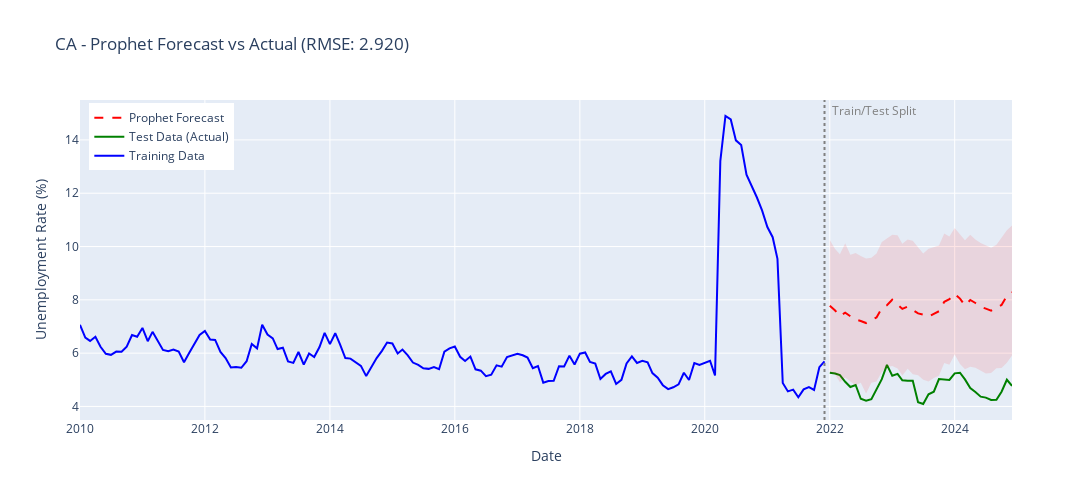

The notebook cell this image was saved under:
### Markdown cell above
## 6. Prophet Forecasting (Alternative Method)

### Code cell
if ANALYSIS_MODE == 'single-state' and prophet_available: print(f"Fitting Prophet model for {SELECTED_STATE}...") # Prepare data for Prophet (requires 'ds' and 'y' columns) df_prophet = df_focus_single.reset_index()[['date', 'value']].copy() df_prophet.columns = ['ds', 'y'] # Split into train/test sets (same as ARIMA) df_prophet_train = df_prophet[:train_size] df_prophet_test = df_prophet[train_size:] # Initialize and fit Prophet model prophet_model = Prophet( yearly_seasonality=True, weekly_seasonality=False, daily_seasonality=False, changepoint_prior_scale=0.05 ) prophet_model.fit(df_prophet_train) # Make predictions future = prophet_model.make_future_dataframe(periods=len(df_prophet_test), freq='MS') prophet_forecast = prophet_model.predict(future) # Extract test predictions prophet_test_pred = prophet_forecast.iloc[train_size:]['yhat'].values # Calculate metrics prophet_mse = mean_squared_error(df_prophet_test['y'], prophet_test_pred) prophet_mae = mean_absolute_error(df_prophet_test['y'], prophet_test_pred) prophet_rmse = np.sqrt(prophet_mse) print("\nProphet Forecast Performance:") print("=" * 60) print(f"RMSE: {prophet_rmse:.4f}") print(f"MAE: {prophet_mae:.4f}") # Plot Prophet forecast vs actual fig4 = go.Figure() # Training data fig4.add_trace(go.Scatter( x=df_prophet_train['ds'], y=df_prophet_train['y'], mode='lines', name='Training Data', line=dict(color='blue', width=2) )) # Test data (actual) fig4.add_trace(go.Scatter( x=df_prophet_test['ds'], y=df_prophet_test['y'], mode='lines', name='Test Data (Actual)', line=dict(color='green', width=2) )) # Prophet predictions fig4.add_trace(go.Scatter( x=df_prophet_test['ds'], y=prophet_test_pred, mode='lines', name='Prophet Forecast', line=dict(color='red', width=2, dash='dash') )) # Confidence intervals (optional, from Prophet forecast) fig4.add_trace(go.Scatter( x=prophet_forecast.iloc[train_size:]['ds'], y=prophet_forecast.iloc[train_size:]['yhat_upper'], mode='lines', name='Upper Bound', line=dict(color='rgba(255,0,0,0.2)', width=0), showlegend=False )) fig4.add_trace(go.Scatter( x=prophet_forecast.iloc[train_size:]['ds'], y=prophet_forecast.iloc[train_size:]['yhat_lower'], mode='lines', name='Lower Bound', fill='tonexty', fillcolor='rgba(255,0,0,0.1)', line=dict(color='rgba(255,0,0,0.2)', width=0), showlegend=False )) fig4.update_layout( title=f'{SELECTED_STATE} - Prophet Forecast vs Actual (RMSE: {prophet_rmse:.3f})', xaxis_title='Date', yaxis_title='Unemployment Rate (%)', hovermode='x unified', width=1200, height=500, legend=dict( yanchor="top", y=0.99, xanchor="left", x=0.01 ) ) # Add vertical line at train/test split using add_shape + add_annotation split_date = df_prophet_train['ds'].iloc[-1] fig4.add_shape( type="line", x0=split_date, x1=split_date, y0=0, y1=1, yref="paper", line=dict(color="gray", width=2, dash="dot") ) fig4.add_annotation( x=split_date, y=1, yref="paper", text="Train/Test Split", showarrow=False, xanchor="left", yanchor="top", xshift=5, font=dict(color="gray") ) fig4.show() # Model comparison print("\n" + "=" * 60) print("MODEL COMPARISON - ARIMA vs Prophet") print("=" * 60) print(f"{'Metric':<15} {'ARIMA':<12} {'Prophet':<12} {'Winner':<12}") print("-" * 60) print(f"{'RMSE':<15} {arima_rmse:.4f} {prophet_rmse:.4f} {'ARIMA' if arima_rmse < prophet_rmse else 'Prophet'}") print(f"{'MAE':<15} {arima_mae:.4f} {prophet_mae:.4f} {'ARIMA' if arima_mae < prophet_mae else 'Prophet'}") print("=" * 60) if prophet_rmse < arima_rmse: print("\n Prophet model shows better performance on test data") print(f" Improvement: {((arima_rmse - prophet_rmse) / arima_rmse * 100):.2f}% reduction in RMSE") else: print("\n ARIMA model shows better performance on test data") print(f" Prophet RMSE is {((prophet_rmse - arima_rmse) / arima_rmse * 100):.2f}% higher") else: if not prophet_available: print("WARNING: Prophet not available. Install with: pip install prophet") else: print("WARNING: Prophet forecasting only available in single-state mode")

### Figure 1 — Plotly figure (JSON) as saved in the notebook; plotly's stock layout.template omitted (floating-point values rounded to 4 significant figures; data arrays with more than 128 entries replaced by an {"elided": "..."} marker saying what was removed)
{"data": [{"line": {"color": "blue", "width": 2}, "mode": "lines", "name": "Training Data", "type": "scatter", "x": {"elided": "144 str values"}, "y": {"elided": "144 float values"}}, {"line": {"color": "green", "width": 2}, "mode": "lines", "name": "Test Data (Actual)", "type": "scatter", "x": ["2022-01-01T00:00:00.000000000", "2022-02-01T00:00:00.000000000", "2022-03-01T00:00:00.000000000", "2022-04-01T00:00:00.000000000", "2022-05-01T00:00:00.000000000", "2022-06-01T00:00:00.000000000", "2022-07-01T00:00:00.000000000", "2022-08-01T00:00:00.000000000", "2022-09-01T00:00:00.000000000", "2022-10-01T00:00:00.000000000", "2022-11-01T00:00:00.000000000", "2022-12-01T00:00:00.000000000", "2023-01-01T00:00:00.000000000", "2023-02-01T00:00:00.000000000", "2023-03-01T00:00:00.000000000", "2023-04-01T00:00:00.000000000", "2023-05-01T00:00:00.000000000", "2023-06-01T00:00:00.000000000", "2023-07-01T00:00:00.000000000", "2023-08-01T00:00:00.000000000", "2023-09-01T00:00:00.000000000", "2023-10-01T00:00:00.000000000", "2023-11-01T00:00:00.000000000", "2023-12-01T00:00:00.000000000", "2024-01-01T00:00:00.000000000", "2024-02-01T00:00:00.000000000", "2024-03-01T00:00:00.000000000", "2024-04-01T00:00:00.000000000", "2024-05-01T00:00:00.000000000", "2024-06-01T00:00:00.000000000", "2024-07-01T00:00:00.000000000", "2024-08-01T00:00:00.000000000", "2024-09-01T00:00:00.000000000", "2024-10-01T00:00:00.000000000", "2024-11-01T00:00:00.000000000", "2024-12-01T00:00:00.000000000"], "y": [5.269, 5.235, 5.176, 4.924, 4.728, 4.804, 4.289, 4.22, 4.276, 4.644, 5.023, 5.56, 5.153, 5.224, 4.981, 4.961, 4.968, 4.162, 4.092, 4.455, 4.554, 5.026, 5.012, 4.995, 5.241, 5.266, 5.015, 4.691, 4.542, 4.368, 4.332, 4.241, 4.25, 4.552, 5.002, 4.77]}, {"line": {"color": "red", "dash": "dash", "width": 2}, "mode": "lines", "name": "Prophet Forecast", "type": "scatter", "x": ["2022-01-01T00:00:00.000000000", "2022-02-01T00:00:00.000000000", "2022-03-01T00:00:00.000000000", "2022-04-01T00:00:00.000000000", "2022-05-01T00:00:00.000000000", "2022-06-01T00:00:00.000000000", "2022-07-01T00:00:00.000000000", "2022-08-01T00:00:00.000000000", "2022-09-01T00:00:00.000000000", "2022-10-01T00:00:00.000000000", "2022-11-01T00:00:00.000000000", "2022-12-01T00:00:00.000000000", "2023-01-01T00:00:00.000000000", "2023-02-01T00:00:00.000000000", "2023-03-01T00:00:00.000000000", "2023-04-01T00:00:00.000000000", "2023-05-01T00:00:00.000000000", "2023-06-01T00:00:00.000000000", "2023-07-01T00:00:00.000000000", "2023-08-01T00:00:00.000000000", "2023-09-01T00:00:00.000000000", "2023-10-01T00:00:00.000000000", "2023-11-01T00:00:00.000000000", "2023-12-01T00:00:00.000000000", "2024-01-01T00:00:00.000000000", "2024-02-01T00:00:00.000000000", "2024-03-01T00:00:00.000000000", "2024-04-01T00:00:00.000000000", "2024-05-01T00:00:00.000000000", "2024-06-01T00:00:00.000000000", "2024-07-01T00:00:00.000000000", "2024-08-01T00:00:00.000000000", "2024-09-01T00:00:00.000000000", "2024-10-01T00:00:00.000000000", "2024-11-01T00:00:00.000000000", "2024-12-01T00:00:00.000000000"], "y": [7.779, 7.601, 7.392, 7.518, 7.386, 7.261, 7.205, 7.129, 7.238, 7.339, 7.688, 7.797, 8.004, 7.823, 7.661, 7.749, 7.607, 7.492, 7.443, 7.366, 7.478, 7.573, 7.927, 8.023, 8.228, 8.046, 7.792, 7.994, 7.882, 7.74, 7.67, 7.596, 7.699, 7.81, 8.15, 8.282]}, {"line": {"color": "rgba(255,0,0,0.2)", "width": 0}, "mode": "lines", "name": "Upper Bound", "showlegend": false, "type": "scatter", "x": ["2022-01-01T00:00:00.000000000", "2022-02-01T00:00:00.000000000", "2022-03-01T00:00:00.000000000", "2022-04-01T00:00:00.000000000", "2022-05-01T00:00:00.000000000", "2022-06-01T00:00:00.000000000", "2022-07-01T00:00:00.000000000", "2022-08-01T00:00:00.000000000", "2022-09-01T00:00:00.000000000", "2022-10-01T00:00:00.000000000", "2022-11-01T00:00:00.000000000", "2022-12-01T00:00:00.000000000", "2023-01-01T00:00:00.000000000", "2023-02-01T00:00:00.000000000", "2023-03-01T00:00:00.000000000", "2023-04-01T00:00:00.000000000", "2023-05-01T00:00:00.000000000", "2023-06-01T00:00:00.000000000", "2023-07-01T00:00:00.000000000", "2023-08-01T00:00:00.000000000", "2023-09-01T00:00:00.000000000", "2023-10-01T00:00:00.000000000", "2023-11-01T00:00:00.000000000", "2023-12-01T00:00:00.000000000", "2024-01-01T00:00:00.000000000", "2024-02-01T00:00:00.000000000", "2024-03-01T00:00:00.000000000", "2024-04-01T00:00:00.000000000", "2024-05-01T00:00:00.000000000", "2024-06-01T00:00:00.000000000", "2024-07-01T00:00:00.000000000", "2024-08-01T00:00:00.000000000", "2024-09-01T00:00:00.000000000", "2024-10-01T00:00:00.000000000", "2024-11-01T00:00:00.000000000", "2024-12-01T00:00:00.000000000"], "y": [10.24, 9.909, 9.71, 10.12, 9.696, 9.761, 9.647, 9.555, 9.58, 9.742, 10.17, 10.3, 10.44, 10.42, 10.1, 10.26, 10.21, 9.972, 9.739, 9.917, 9.978, 10.04, 10.49, 10.38, 10.7, 10.44, 10.23, 10.44, 10.26, 10.14, 10.06, 9.952, 10.07, 10.36, 10.61, 10.79]}, {"fill": "tonexty", "fillcolor": "rgba(255,0,0,0.1)", "line": {"color": "rgba(255,0,0,0.2)", "width": 0}, "mode": "lines", "name": "Lower Bound", "showlegend": false, "type": "scatter", "x": ["2022-01-01T00:00:00.000000000", "2022-02-01T00:00:00.000000000", "2022-03-01T00:00:00.000000000", "2022-04-01T00:00:00.000000000", "2022-05-01T00:00:00.000000000", "2022-06-01T00:00:00.000000000", "2022-07-01T00:00:00.000000000", "2022-08-01T00:00:00.000000000", "2022-09-01T00:00:00.000000000", "2022-10-01T00:00:00.000000000", "2022-11-01T00:00:00.000000000", "2022-12-01T00:00:00.000000000", "2023-01-01T00:00:00.000000000", "2023-02-01T00:00:00.000000000", "2023-03-01T00:00:00.000000000", "2023-04-01T00:00:00.000000000", "2023-05-01T00:00:00.000000000", "2023-06-01T00:00:00.000000000", "2023-07-01T00:00:00.000000000", "2023-08-01T00:00:00.000000000", "2023-09-01T00:00:00.000000000", "2023-10-01T00:00:00.000000000", "2023-11-01T00:00:00.000000000", "2023-12-01T00:00:00.000000000", "2024-01-01T00:00:00.000000000", "2024-02-01T00:00:00.000000000", "2024-03-01T00:00:00.000000000", "2024-04-01T00:00:00.000000000", "2024-05-01T00:00:00.000000000", "2024-06-01T00:00:00.000000000", "2024-07-01T00:00:00.000000000", "2024-08-01T00:00:00.000000000", "2024-09-01T00:00:00.000000000", "2024-10-01T00:00:00.000000000", "2024-11-01T00:00:00.000000000", "2024-12-01T00:00:00.000000000"], "y": [5.283, 5.199, 4.912, 5.087, 4.937, 4.793, 4.886, 4.483, 4.889, 4.938, 5.291, 5.474, 5.514, 5.423, 5.159, 5.412, 5.21, 5.174, 5.006, 4.939, 5.067, 5.152, 5.628, 5.566, 5.947, 5.593, 5.395, 5.49, 5.45, 5.335, 5.239, 5.251, 5.431, 5.443, 5.637, 5.911]}], "layout": {"annotations": [{"font": {"color": "gray"}, "showarrow": false, "text": "Train/Test Split", "x": "2021-12-01T00:00:00", "xanchor": "left", "xshift": 5, "y": 1, "yanchor": "top", "yref": "paper"}], "height": 500, "hovermode": "x unified", "legend": {"x": 0.01, "xanchor": "left", "y": 0.99, "yanchor": "top"}, "shapes": [{"line": {"color": "gray", "dash": "dot", "width": 2}, "type": "line", "x0": "2021-12-01T00:00:00", "x1": "2021-12-01T00:00:00", "y0": 0, "y1": 1, "yref": "paper"}], "title": {"text": "CA - Prophet Forecast vs Actual (RMSE: 2.920)"}, "width": 1200, "xaxis": {"title": {"text": "Date"}}, "yaxis": {"title": {"text": "Unemployment Rate (%)"}}}}
